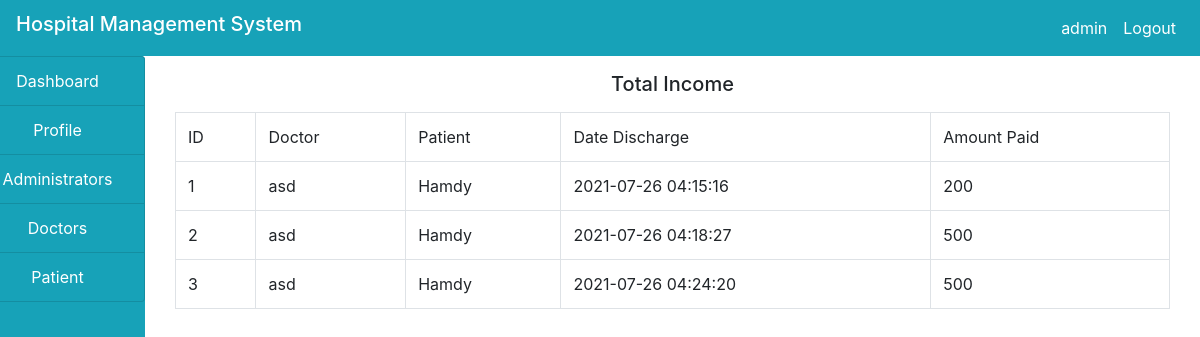
The app's page /admin/income.php (signed in), older data.
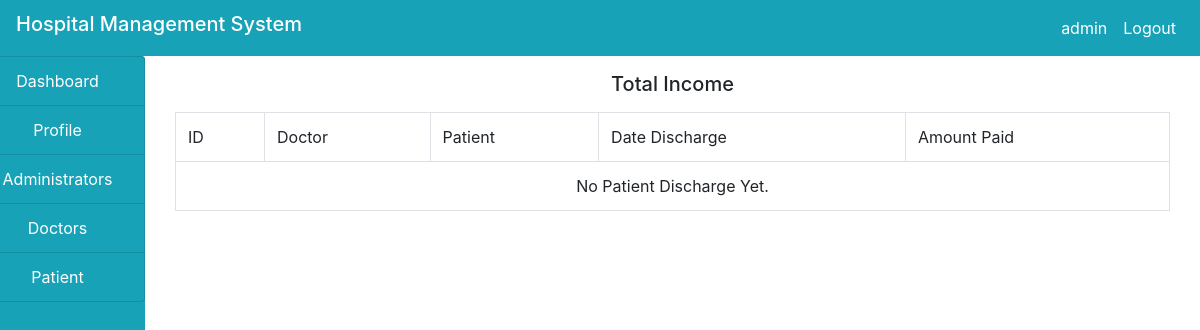
The same page, newer data.
### tables this page shows
CREATE TABLE `income` (
  `id` int NOT NULL,
  `doctor` varchar(100) NOT NULL,
  `patient` varchar(100) NOT NULL,
  `date_discharge` varchar(100) NOT NULL,
  `amount_paid` varchar(100) NOT NULL
);

### admin/income.php (the view, shortened to what this page needs)
<!DOCTYPE html>
<html lang="en">
<head>
</head>
<body>
<?php
include("../includes/header.php");
include("../includes/connection.php");
?>
<div class="container-fulid">
    <div class="row">
        <div class="col-md-2" style="margin-left: -30px;">
            <?php
            include("sidenav.php");
            ?>
        </div>
        <div class="col-md-10">
            <h5 class="text-center my-3">Total Income</h5>
            <?php
            $query ="SELECT * FROM income ";
            $res = mysqli_query($connect,$query);
            $output ="";
            $output .="
            <table class='table table-bordered'>
            <tr>
            <td>ID</td>
            <td>Doctor</td>
            <td>Patient</td>
            <td>Date Discharge</td>
            <td>Amount Paid</td>
            </tr>
            ";
            if(mysqli_num_rows($res)<1){
                $output .="
                <tr>
                <td class='text-center' colspan='5'>No Patient Discharge Yet.</td>
                </tr>";
            }
            while($row = mysqli_fetch_array($res)){
                $output .="
                <tr>
                <td>".$row['id']."</td>
                <td>".$row['doctor']."</td>
                <td>".$row['patient']."</td>
                <td>".$row['date_dischange']."</td>
                <td>".$row['amount_paid']."</td>
                ";
            }
            $output .=" </tr> </table>";
            echo $output;
            ?>
        </div>
    </div>
</div>
</body>
</html>

### includes/header.php (shortened to what this page needs)
<!DOCTYPE html>
<html lang="en">
<head>
    <link rel="stylesheet" href="https://cdn.jsdelivr.net/npm/bootstrap@4.6.0/dist/css/bootstrap.min.css"
>
    <link rel="stylesheet" href="https://cdnjs.cloudflare.com/ajax/libs/font-awesome/5.13.0/css/all.min.css"
 />
</head>
<body>
    <nav class="navbar navbar-expand-lg navbar-info bg-info">
        <h5 class="text-white">Hospital Management System</h5>
        <ul class="navbar-nav ">
            <?php
            if(isset($_SESSION['admin']))
            {
                $user = $_SESSION['admin'];
                echo '
            <li class="nav-item"><a href="#" class="nav-link text-white">'.$user.'</a></li>
            <li class="nav-item"><a href="logout.php" class="nav-link text-white">Logout</a></li>';
            }
            elseif(isset($_SESSION['doctor']))
            {
                $user = $_SESSION['doctor'];
                echo '
            <li class="nav-item"><a href="#" class="nav-link text-white">'.$user.'</a></li>
            <li class="nav-item"><a href="logout.php" class="nav-link text-white">Logout</a></li>';
            }
            elseif(isset($_SESSION['patient'])){
                $user = $_SESSION['patient'];
                echo '
                <li class="nav-item"><a href="#" class="nav-link text-white">'.$user.'</a></li>
                <li class="nav-item"><a href="logout.php" class="nav-link text-white">Logout</a></li>';
            }
            ?>
        </ul>
    </nav>
</body>
</html>

### admin/sidenav.php (shortened to what this page needs)
<!DOCTYPE html>
<html lang="en">
<head>
</head>
<body>
    <div class="list-group bg-info " style="height: 94vh;">
        <a href="index.php" class="list-group-item list-group-item-action bg-info text-center text-white">Dashboard</a>
        <a href="profile.php" class="list-group-item list-group-item-action bg-info text-center text-white">Profile</a>
        <a href="admin.php" class="list-group-item list-group-item-action bg-info text-center text-white">Administrators</a>
        <a href="doctor.php" class="list-group-item list-group-item-action bg-info text-center text-white">Doctors</a>
        <a href="patient.php" class="list-group-item list-group-item-action bg-info text-center text-white">Patient</a>
    </div>
</body>
</html>

Row changes from the older to the newer data that the page shows:
removed income: id "1", doctor "asd", patient "Hamdy", date_dischange "2021-07-26 04:15:16", amount_paid "200"
removed income: id "2", doctor "asd", patient "Hamdy", date_dischange "2021-07-26 04:18:27", amount_paid "500"
removed income: id "3", doctor "asd", patient "Hamdy", date_dischange "2021-07-26 04:24:20", amount_paid "500"
Text that changed along with them:
text now shown: "No Patient Discharge Yet."
